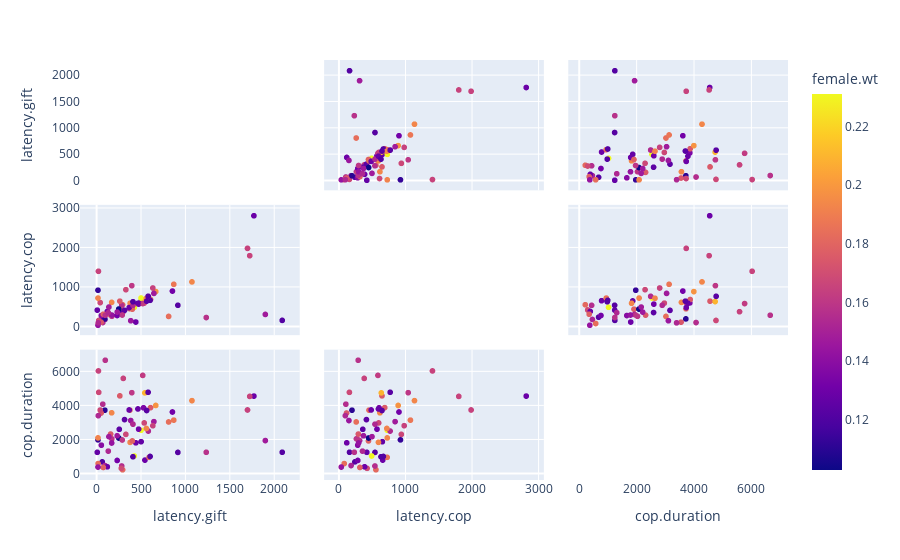
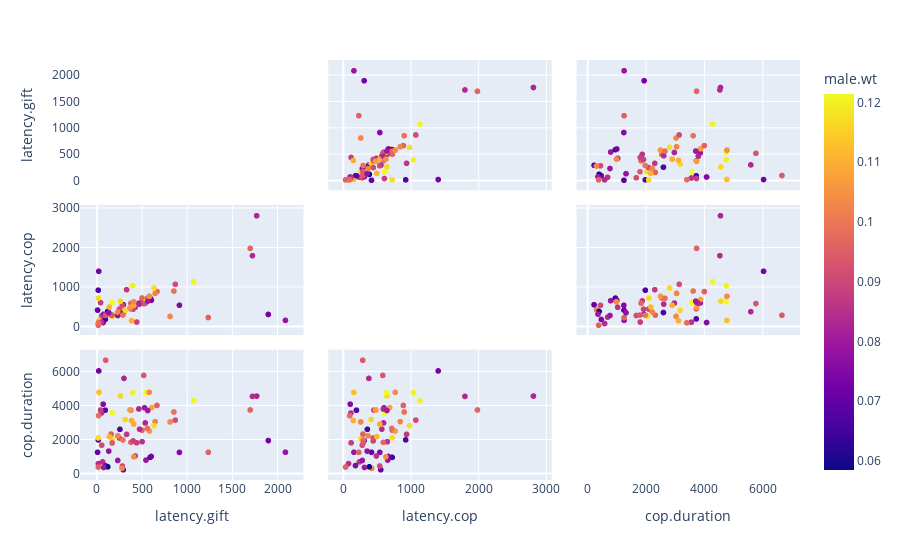
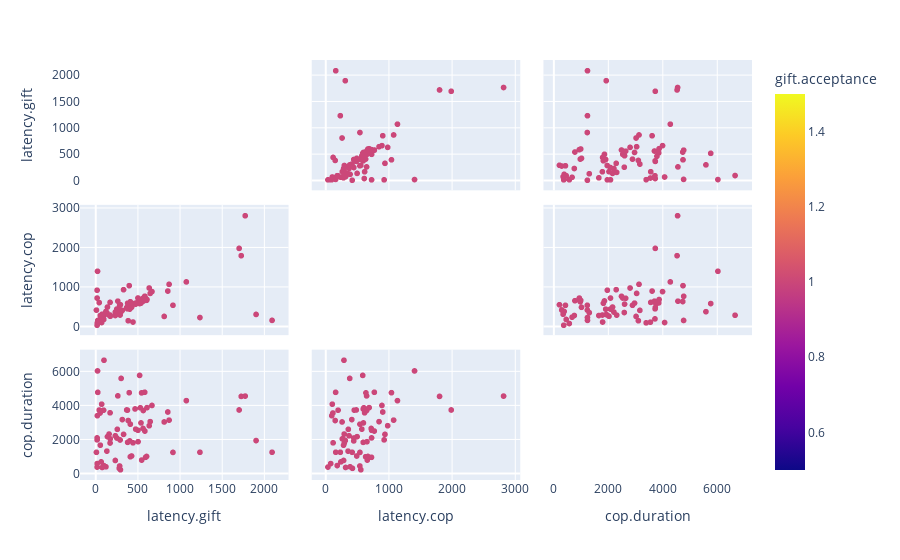

Notebook code cell kept with these figures, in order:
### Code cell
fig = px.scatter_matrix(df.dropna(axis=0), dimensions=["latency.gift", "latency.cop", "cop.duration"], color="female.wt")

fig.update_traces(diagonal_visible=False)
fig.show()
fig.write_html("matrix.html", include_plotlyjs="cdn")
